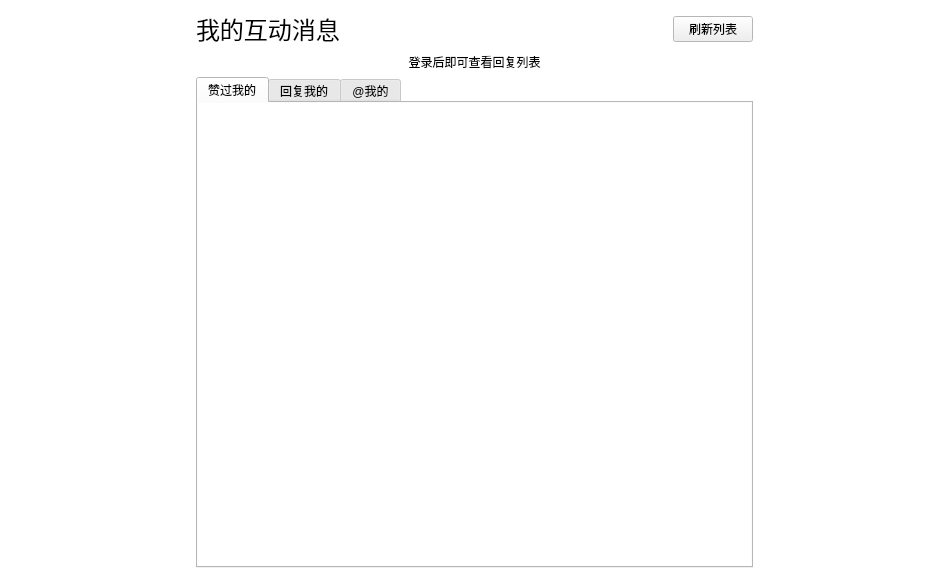
<?xml version="1.0" encoding="UTF-8"?>
<ui version="4.0">
 <class>Form</class>
 <widget class="QWidget" name="Form">
  <property name="geometry">
   <rect>
    <x>0</x>
    <y>0</y>
    <width>949</width>
    <height>579</height>
   </rect>
  </property>
  <property name="palette">
   <palette>
    <active>
     <colorrole role="Base">
      <brush brushstyle="SolidPattern">
       <color alpha="255">
        <red>255</red>
        <green>255</green>
        <blue>255</blue>
       </color>
      </brush>
     </colorrole>
     <colorrole role="Window">
      <brush brushstyle="SolidPattern">
       <color alpha="255">
        <red>255</red>
        <green>255</green>
        <blue>255</blue>
       </color>
      </brush>
     </colorrole>
    </active>
    <inactive>
     <colorrole role="Base">
      <brush brushstyle="SolidPattern">
       <color alpha="255">
        <red>255</red>
        <green>255</green>
        <blue>255</blue>
       </color>
      </brush>
     </colorrole>
     <colorrole role="Window">
      <brush brushstyle="SolidPattern">
       <color alpha="255">
        <red>255</red>
        <green>255</green>
        <blue>255</blue>
       </color>
      </brush>
     </colorrole>
    </inactive>
    <disabled>
     <colorrole role="Base">
      <brush brushstyle="SolidPattern">
       <color alpha="255">
        <red>255</red>
        <green>255</green>
        <blue>255</blue>
       </color>
      </brush>
     </colorrole>
     <colorrole role="Window">
      <brush brushstyle="SolidPattern">
       <color alpha="255">
        <red>255</red>
        <green>255</green>
        <blue>255</blue>
       </color>
      </brush>
     </colorrole>
    </disabled>
   </palette>
  </property>
  <property name="windowTitle">
   <string>我的互动</string>
  </property>
  <property name="styleSheet">
   <string notr="true">QWidget{font-family: &quot;微软雅黑&quot;;}
</string>
  </property>
  <layout class="QGridLayout" name="gridLayout_4" columnstretch="2,6,2">
   <item row="0" column="0">
    <spacer name="horizontalSpacer_2">
     <property name="orientation">
      <enum>Qt::Horizontal</enum>
     </property>
     <property name="sizeType">
      <enum>QSizePolicy::Expanding</enum>
     </property>
     <property name="sizeHint" stdset="0">
      <size>
       <width>201</width>
       <height>509</height>
      </size>
     </property>
    </spacer>
   </item>
   <item row="0" column="1">
    <layout class="QGridLayout" name="gridLayout">
     <item row="1" column="2">
      <widget class="QPushButton" name="pushButton">
       <property name="text">
        <string>刷新列表</string>
       </property>
      </widget>
     </item>
     <item row="1" column="1">
      <spacer name="horizontalSpacer">
       <property name="orientation">
        <enum>Qt::Horizontal</enum>
       </property>
       <property name="sizeHint" stdset="0">
        <size>
         <width>40</width>
         <height>20</height>
        </size>
       </property>
      </spacer>
     </item>
     <item row="1" column="0">
      <widget class="QLabel" name="label_2">
       <property name="font">
        <font>
         <family>微软雅黑</family>
         <pointsize>18</pointsize>
        </font>
       </property>
       <property name="text">
        <string>我的互动消息</string>
       </property>
       <property name="alignment">
        <set>Qt::AlignLeading|Qt::AlignLeft|Qt::AlignVCenter</set>
       </property>
      </widget>
     </item>
     <item row="2" column="0" colspan="3">
      <widget class="QLabel" name="label">
       <property name="text">
        <string>登录后即可查看回复列表</string>
       </property>
       <property name="alignment">
        <set>Qt::AlignCenter</set>
       </property>
      </widget>
     </item>
     <item row="3" column="0" colspan="3">
      <widget class="QTabWidget" name="tabWidget">
       <property name="currentIndex">
        <number>0</number>
       </property>
       <widget class="QWidget" name="tab_3">
        <attribute name="title">
         <string>赞过我的</string>
        </attribute>
        <layout class="QGridLayout" name="gridLayout_5">
         <property name="leftMargin">
          <number>0</number>
         </property>
         <property name="topMargin">
          <number>0</number>
         </property>
         <property name="rightMargin">
          <number>0</number>
         </property>
         <property name="bottomMargin">
          <number>0</number>
         </property>
         <item row="0" column="0">
          <widget class="QListWidget" name="listWidget_3">
           <property name="frameShape">
            <enum>QFrame::NoFrame</enum>
           </property>
           <property name="sizeAdjustPolicy">
            <enum>QAbstractScrollArea::AdjustToContents</enum>
           </property>
           <property name="verticalScrollMode">
            <enum>QAbstractItemView::ScrollPerPixel</enum>
           </property>
           <property name="horizontalScrollMode">
            <enum>QAbstractItemView::ScrollPerPixel</enum>
           </property>
          </widget>
         </item>
        </layout>
       </widget>
       <widget class="QWidget" name="tab">
        <attribute name="title">
         <string>回复我的</string>
        </attribute>
        <layout class="QGridLayout" name="gridLayout_2">
         <property name="leftMargin">
          <number>0</number>
         </property>
         <property name="topMargin">
          <number>0</number>
         </property>
         <property name="rightMargin">
          <number>0</number>
         </property>
         <property name="bottomMargin">
          <number>0</number>
         </property>
         <item row="0" column="0">
          <widget class="QListWidget" name="listWidget">
           <property name="frameShape">
            <enum>QFrame::NoFrame</enum>
           </property>
           <property name="sizeAdjustPolicy">
            <enum>QAbstractScrollArea::AdjustToContents</enum>
           </property>
           <property name="verticalScrollMode">
            <enum>QAbstractItemView::ScrollPerPixel</enum>
           </property>
           <property name="horizontalScrollMode">
            <enum>QAbstractItemView::ScrollPerPixel</enum>
           </property>
          </widget>
         </item>
        </layout>
       </widget>
       <widget class="QWidget" name="tab_2">
        <attribute name="title">
         <string>@我的</string>
        </attribute>
        <layout class="QGridLayout" name="gridLayout_3">
         <property name="leftMargin">
          <number>0</number>
         </property>
         <property name="topMargin">
          <number>0</number>
         </property>
         <property name="rightMargin">
          <number>0</number>
         </property>
         <property name="bottomMargin">
          <number>0</number>
         </property>
         <item row="0" column="0">
          <widget class="QListWidget" name="listWidget_2">
           <property name="frameShape">
            <enum>QFrame::NoFrame</enum>
           </property>
           <property name="sizeAdjustPolicy">
            <enum>QAbstractScrollArea::AdjustToContents</enum>
           </property>
           <property name="verticalScrollMode">
            <enum>QAbstractItemView::ScrollPerPixel</enum>
           </property>
           <property name="horizontalScrollMode">
            <enum>QAbstractItemView::ScrollPerPixel</enum>
           </property>
          </widget>
         </item>
        </layout>
       </widget>
      </widget>
     </item>
    </layout>
   </item>
   <item row="0" column="2">
    <spacer name="horizontalSpacer_3">
     <property name="orientation">
      <enum>Qt::Horizontal</enum>
     </property>
     <property name="sizeType">
      <enum>QSizePolicy::Expanding</enum>
     </property>
     <property name="sizeHint" stdset="0">
      <size>
       <width>181</width>
       <height>509</height>
      </size>
     </property>
    </spacer>
   </item>
  </layout>
 </widget>
 <resources/>
 <connections/>
</ui>
